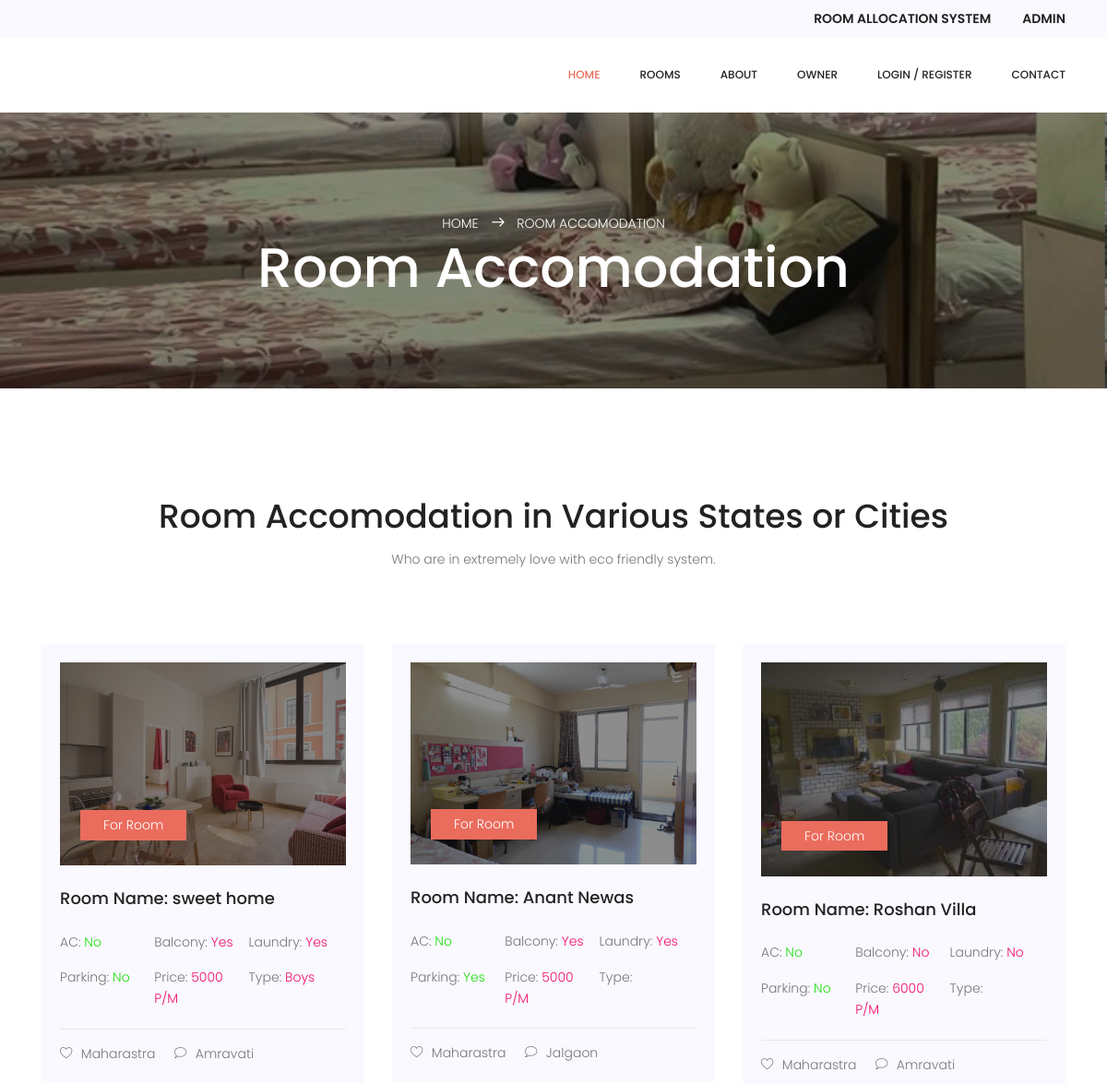
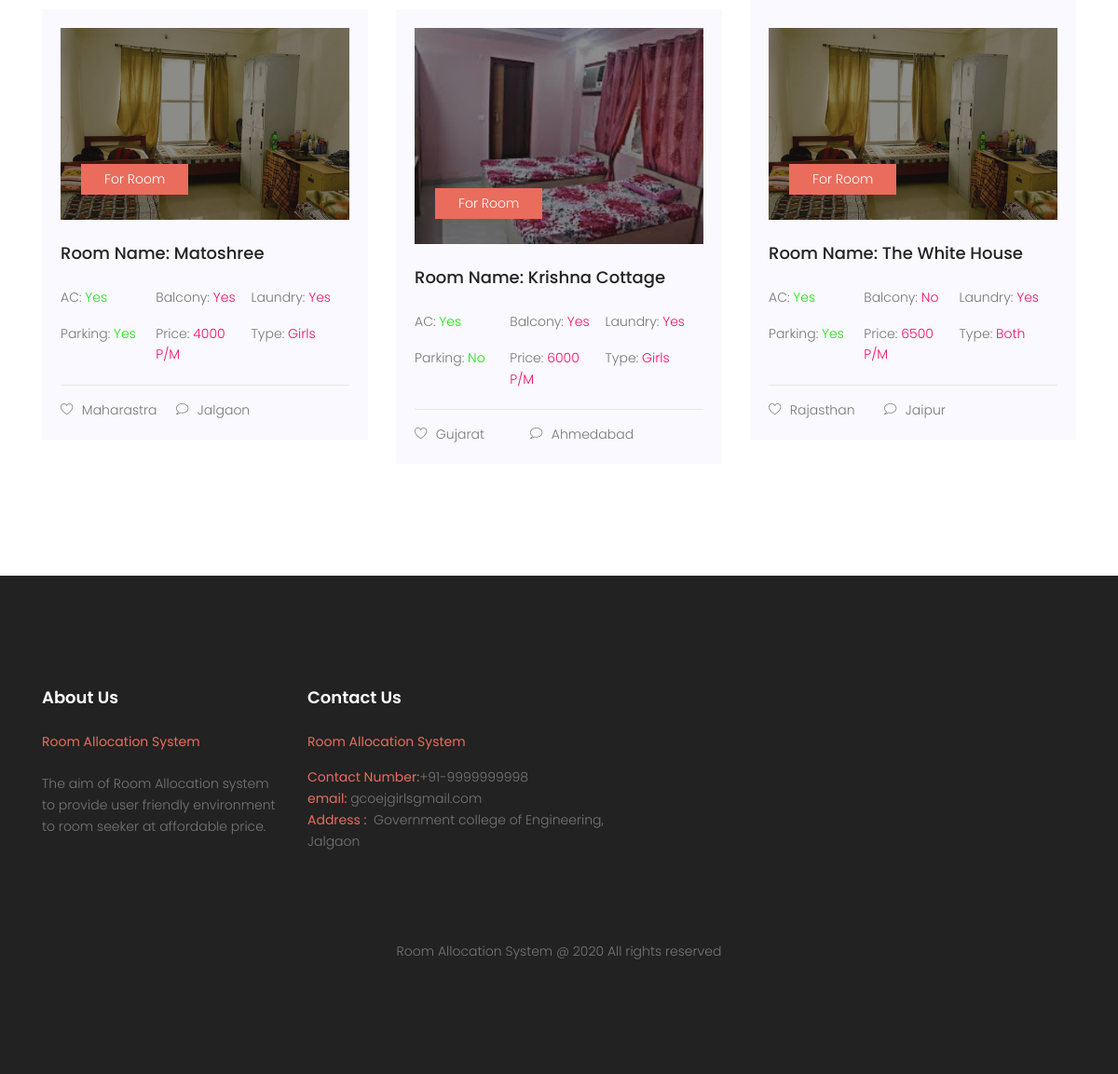
Page /pg.php on the committed database (2 pictures, top to bottom).
### tables this page shows
CREATE TABLE `tblpg` (
  `ID` int(10) NOT NULL,
  `OwnerID` int(20) NOT NULL,
  `StateName` varchar(200) DEFAULT NULL,
  `CityName` varchar(200) DEFAULT NULL,
  `PGTitle` varchar(200) DEFAULT NULL,
  `Type` varchar(120) DEFAULT NULL,
  `RPmonth` varchar(120) DEFAULT NULL,
  `norooms` varchar(45) DEFAULT NULL,
  `Address` varchar(120) DEFAULT NULL,
  `Image` varchar(200) DEFAULT NULL,
  `Electricity` varchar(40) DEFAULT NULL,
  `Parking` varchar(40) DEFAULT NULL,
  `Refregerator` varchar(40) DEFAULT NULL,
  `Furnished` varchar(40) DEFAULT NULL,
  `AC` varchar(40) DEFAULT NULL,
  `Balcony` varchar(40) DEFAULT NULL,
  `StudyTable` varchar(40) DEFAULT NULL,
  `Laundry` varchar(40) DEFAULT NULL,
  `Security` varchar(40) DEFAULT NULL,
  `MealsBreakfast` varchar(45) DEFAULT NULL,
  `MealLunch` varchar(45) NOT NULL,
  `MealDinner` varchar(45) NOT NULL,
  `RegDate` timestamp NOT NULL DEFAULT CURRENT_TIMESTAMP,
  `IsActive` int(1) DEFAULT NULL,
  `LastUpdationDate` timestamp NULL DEFAULT NULL ON UPDATE CURRENT_TIMESTAMP
);

CREATE TABLE `tblpages` (
  `ID` int(11) NOT NULL,
  `PageType` varchar(200) DEFAULT NULL,
  `PageTitle` mediumtext,
  `PageDescription` mediumtext,
  `UpdationDate` timestamp NULL DEFAULT NULL ON UPDATE CURRENT_TIMESTAMP,
  `Fulfillment` mediumtext NOT NULL,
  `FutureServices` mediumtext NOT NULL
);

### pg.php (the view, shortened to what this page needs)
<!DOCTYPE html>
<html lang="zxx" class="no-js">
<head>
	<link rel="stylesheet" href="css/linearicons.css">=
	<link rel="stylesheet" href="css/font-awesome.min.css">
	<link rel="stylesheet" href="css/nice-select.css">
	<link rel="stylesheet" href="css/ion.rangeSlider.css" />
	<link rel="stylesheet" href="css/ion.rangeSlider.skinFlat.css" />
	<link rel="stylesheet" href="css/bootstrap.css">
	<link rel="stylesheet" href="css/owl.carousel.css">
	<link rel="stylesheet" href="css/main.css">
</head>
<body>
	<?php include_once('includes/header.php');?>
	<section class="banner-area relative" id="home">
		<div class="overlay overlay-bg"></div>
		<div class="container">
			<div class="row d-flex text-center align-items-center justify-content-center">
				<div class="about-content col-lg-12">
					<p class="text-white link-nav"><a href="index.php">Home </a>
						<span class="lnr lnr-arrow-right"></span> <a href="pg.php">
							Room Accomodation</a></p>
					<h1 class="text-white">
						Room Accomodation
					</h1>
				</div>
			</div>
		</div>
	</section>
	<section class="property-area section-gap relative" id="property">
		<div class="container">
			<div class="row d-flex justify-content-center">
				<div class="col-md-10 header-text">
					<h1>Room Accomodation in Various States or Cities</h1>
					<p>
						Who are in extremely love with eco friendly system.
					</p>
				</div>
			</div>
			<div class="row">
				<?php
$ret=mysqli_query($con,"select * from tblpg");
while ($row=mysqli_fetch_array($ret)) {
?>
				<div class="col-lg-4">
					<div class="single-property">
						<div class="images">
							<img class="img-fluid mx-auto d-block" src="owner/roomimages/<?php echo $row['Image'];?>" width="400" height="180" alt="">
							<span>For Room</span>
						</div>
						<div class="desc">
							<div class="top d-flex justify-content-between">
								<h4><a href="pg-details.php?pid=<?php echo $row['ID'];?>">Room Name: <?php echo $row['PGTitle'];?></a></h4>
							</div>
							<div class="middle">
								<div class="d-flex justify-content-start">
									<p>AC: <span class="gr"><?php echo $row['AC'];?></span></p>
									<p>Balcony: <span class="rd"><?php echo $row['Balcony'];?></span></p>
									<p>Laundry: <span class="rd"><?php echo $row['Furnished'];?></span></p>
								</div>
								<div class="d-flex justify-content-start">
									<p>Parking: <span class="gr"><?php echo $row['Parking'];?></span></p>
									<p>Price: <span class="rd"><?php echo $row['RPmonth'];?> P/M</span></p>
									<p>Type: <span class="rd"><?php echo $row['Type'];?></span></p>
								</div>
							</div>
							<div class="bottom d-flex justify-content-start">
								<p><span class="lnr lnr-heart"></span> <?php echo $row['StateName'];?></p>
								<p><span class="lnr lnr-bubble"></span> <?php echo $row['CityName'];?></p>
							</div>
						</div>
					</div>
				</div>
				<?php } ?>
			</div>
	</section>
	<?php include_once('includes/footer.php');?>
</body>
</html>

### includes/footer.php (shortened to what this page needs)
<?php
include('includes/dbconnection.php');
?>
<footer class="footer-area section-gap">
		<div class="container">
			<div class="row">
				<div class="col-lg-3 col-md-6 col-sm-6">
					<div class="single-footer-widget">
						<?php
$ret=mysqli_query($con,"select * from tblpages where PageType='aboutus'");
while ($row=mysqli_fetch_array($ret)) {
?>
						<h6><?php  echo $row['PageTitle'];?></h6>
						<p>
							<?php  echo $row['PageDescription'];?>
						</p>
					</div>
					<?php } ?>
				</div>
				<div class="col-lg-4 col-md-6 col-sm-6" style="">
					<div class="single-footer-widget">
						<?php
$ret=mysqli_query($con,"select * from tblpages where PageType='contactus'");
while ($row=mysqli_fetch_array($ret)) {
?>
						<h6><?php  echo $row['PageTitle'];?></h6>
						<p><?php  echo $row['PageDescription'];?></p>
						<?php } ?>
					</div>
				</div>
			</div>
			<div class="footer-bottom d-flex justify-content-center align-items-center flex-wrap">
				<p class="footer-text m-0">
Room Allocation System @ 2020 All rights reserved </p>
			</div>
		</div>
	</footer>

### css/main.css (style rules this page uses)
body { color: #777777; font-family: "Poppins", sans-serif; font-size: 14px; font-weight: 300; line-height: 1.625em; position: relative; }
a { -webkit-transition: all 0.3s ease 0s; -moz-transition: all 0.3s ease 0s; -o-transition: all 0.3s ease 0s; transition: all 0.3s ease 0s; }
a, a:focus, a:hover { text-decoration: none; outline: 0; }
.header-text { text-align: center; margin-bottom: 80px; }
.header-text h1 { margin-bottom: 16px; line-height: 38px !important; }
.header-text p { max-width: 584px; margin: 0 auto; }
h1, h2, h3, h4, h5, h6 { font-family: "Poppins", sans-serif; color: #222222; line-height: 1.2em !important; margin-bottom: 0; margin-top: 0; font-weight: 500; }
h1, .h1 { font-size: 36px; }
h4, .h4 { font-size: 18px; }
h6, .h6 { font-size: 14px; color: #222222; }
.text-white { color: #fff; }
.text-center { text-align: center; }
.flex-wrap { -webkit-flex-wrap: wrap; -moz-flex-wrap: wrap; -ms-flex-wrap: wrap; flex-wrap: wrap; }
.relative { position: relative; }
.overlay { position: absolute; left: 0; right: 0; top: 0; bottom: 0; }
b, i, sup, sub, u, del { color: #ea6c5d; }
h1 { font-size: 36px; }
h4 { font-size: 18px; }
h6 { font-size: 14px; }
h1, h2, h3, h4, h5, h6 { line-height: 1.5em; }
.section-gap { padding: 120px 0px; }
.banner-area { background: url(../img/banner-bg.jpg) no-repeat center; background-size: cover; min-height: 300px; margin-top: 64px; }
.banner-area .overlay-bg { background: rgba(0, 0, 0, 0.48); }
.about-content { margin-top: 60px; padding: 50px 0px; }
.about-content h1 { font-size: 60px; }
.about-content p { margin: 0; }
.about-content a { color: #fff; font-size: 14px; text-transform: uppercase; }
.about-content .lnr { margin: 0px 10px; font-weight: 600; }
.single-property { background-color: #f9f9ff; padding: 20px; -webkit-transition: all 0.3s ease 0s; -moz-transition: all 0.3s ease 0s; -o-transition: all 0.3s ease 0s; transition: all 0.3s ease 0s; }
.images { background: rgba(0, 0, 0, 0.9); overflow: hidden; }
.images img { -webkit-transition: all 0.3s ease 0s; -moz-transition: all 0.3s ease 0s; -o-transition: all 0.3s ease 0s; transition: all 0.3s ease 0s; width: 100%; opacity: .5; }
.images span { background: #ea6c5d; color: #fff; padding: 5px 25px; margin-top: -60px; position: absolute; margin-left: 22px; }
.desc .top { padding: 25px 0; }
.desc .top a { color: #222; }
.desc .middle { padding-bottom: 5px; }
.desc .middle p { width: 33%; }
.desc .middle .gr { color: #1fe111; }
.desc .middle .rd { color: #f40f68; }
.desc .bottom { border-top: 1px solid rgba(204, 204, 204, 0.39); padding-top: 15px; }
.desc .bottom p { width: 40%; margin-bottom: 0px; }
.desc .bottom p span { margin-right: 5px; }
.footer-area { background-color: #222222; }
h6 { color: #fff; margin-bottom: 25px; font-size: 18px; font-weight: 600; }
.footer-text { padding-top: 80px; }

### rows in the picture
tblpg: Image (picture), PGTitle "sweet home", AC "No", Balcony "Yes", Furnished "Yes", Parking "No", RPmonth "5000", Type "Boys", StateName "Maharastra", CityName "Amravati"
tblpg: Image (picture), PGTitle "Anant Newas", AC "No", Balcony "Yes", Furnished "Yes", Parking "Yes", RPmonth "5000", StateName "Maharastra", CityName "Jalgaon"
tblpg: Image (picture), PGTitle "Roshan Villa", AC "No", Balcony "No", Furnished "No", Parking "No", RPmonth "6000", StateName "Maharastra", CityName "Amravati"
tblpg: Image (picture), PGTitle "Matoshree", AC "Yes", Balcony "Yes", Furnished "Yes", Parking "Yes", RPmonth "4000", Type "Girls", StateName "Maharastra", CityName "Jalgaon"
tblpg: Image (picture), PGTitle "Krishna Cottage", AC "Yes", Balcony "Yes", Furnished "Yes", Parking "No", RPmonth "6000", Type "Girls", StateName "Gujarat", CityName "Ahmedabad"
tblpg: Image (picture), PGTitle "The White House", AC "Yes", Balcony "No", Furnished "Yes", Parking "Yes", RPmonth "6500", Type "Both", StateName "Rajasthan", CityName "Jaipur"
tblpages: PageTitle "About Us", PageDescription "Room Allocation System The aim of Room Allocation system to provide user friendly environment to room seeker at affordable price."
tblpages: PageTitle "Contact Us", PageDescription "Room Allocation System Contact Number: +91-9999999998 email: gcoejgirlsgmail.com Address : Government college of Engineering, Jalgaon"
